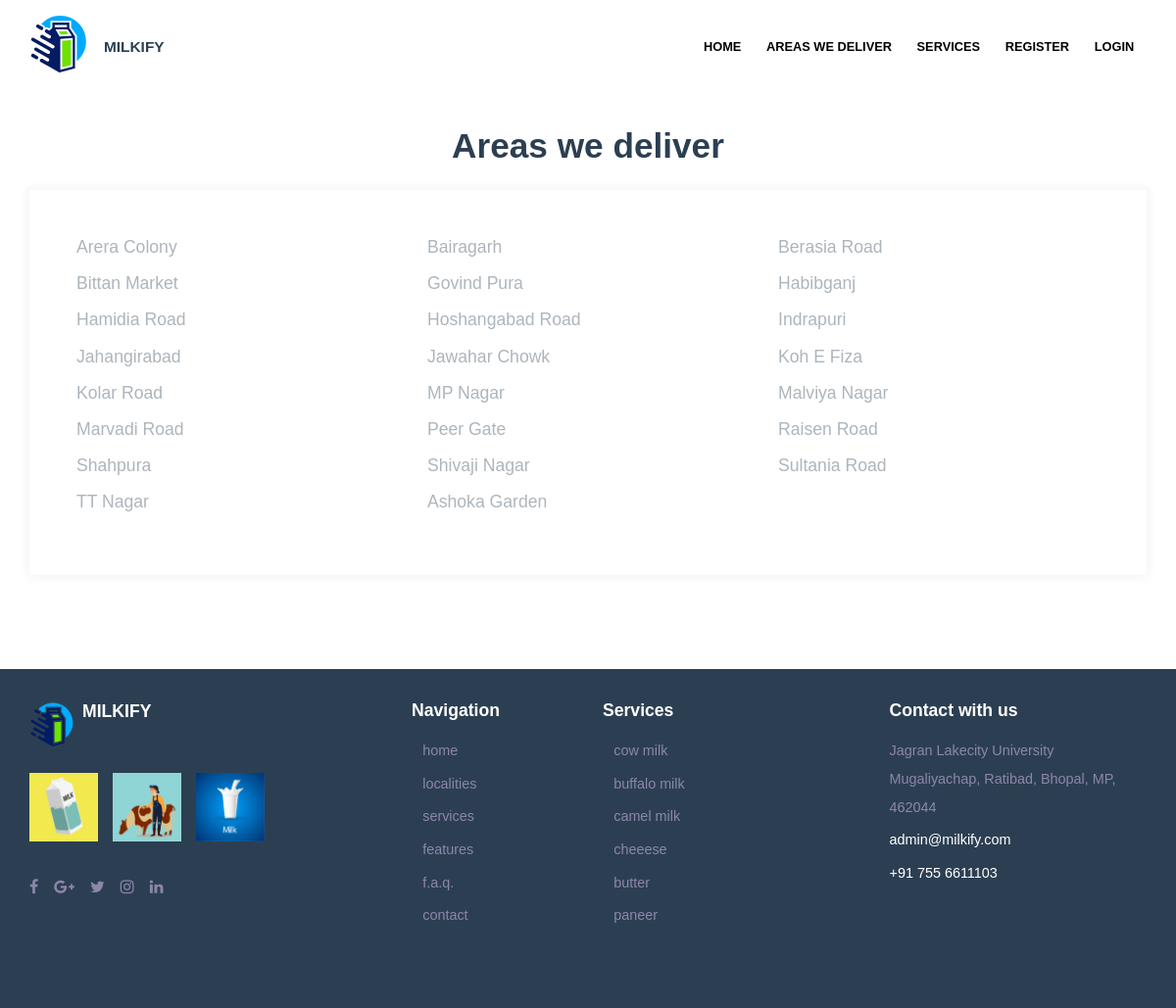
Page /localities on the committed database.
### web/models.py (models this page shows, shortened)
class Locality(models.Model):
    id = models.AutoField(primary_key=True)
    name = models.CharField(max_length=100)
    slug = models.SlugField(max_length = 200, null = True, blank = True, unique=True)
    class Meta:
        verbose_name_plural = "Localities"

### web/views.py (the view)
# urls.py: path('localities', views.localities, name='localities'),
def localities(request):
    localities_list = Locality.objects.all()
    return render(request, 'localities.html', {"localities" : localities_list})

### web/templates/localities.html (shortened to what this page needs)
{% extends 'base.html' %}
{% load static %}
{% block content %}
  <div class="main d-flex align-items-center padding-8-6">
    <div class="container min-h">
      <div class="row">
        <h2 class="h2 mx-auto">Areas we deliver</h2>
      </div>
        <div class="card mx-auto mt-2">
          <div class="card-body d-flex p-5">
            <div class="row">
            {% for locality in localities %}
            <div class="col-sm-4">
              <a href="/locality/{{ locality.slug }}"><h6 class="text-secondary font-weight-light">{{ locality.name }}</h6></a>
            </div>
            {% endfor %}
          </div>
        </div>
      </div>
    </div>
  </div>
{% endblock content %}

### web/static/css/custom.css (style rules this page uses)
.min-h { min-height: 42vh!important; }

### rows in the picture
Locality: name "Arera Colony"
Locality: name "Bairagarh"
Locality: name "Berasia Road"
Locality: name "Bittan Market"
Locality: name "Govind Pura"
Locality: name "Habibganj"
Locality: name "Hamidia Road"
Locality: name "Hoshangabad Road"
Locality: name "Indrapuri"
Locality: name "Jahangirabad"
Locality: name "Jawahar Chowk"
Locality: name "Koh E Fiza"
Locality: name "Kolar Road"
Locality: name "MP Nagar"
Locality: name "Malviya Nagar"
Locality: name "Marvadi Road"
Locality: name "Peer Gate"
Locality: name "Raisen Road"
Locality: name "Shahpura"
Locality: name "Shivaji Nagar"
Locality: name "Sultania Road"
Locality: name "TT Nagar"
Locality: name "Ashoka Garden"
